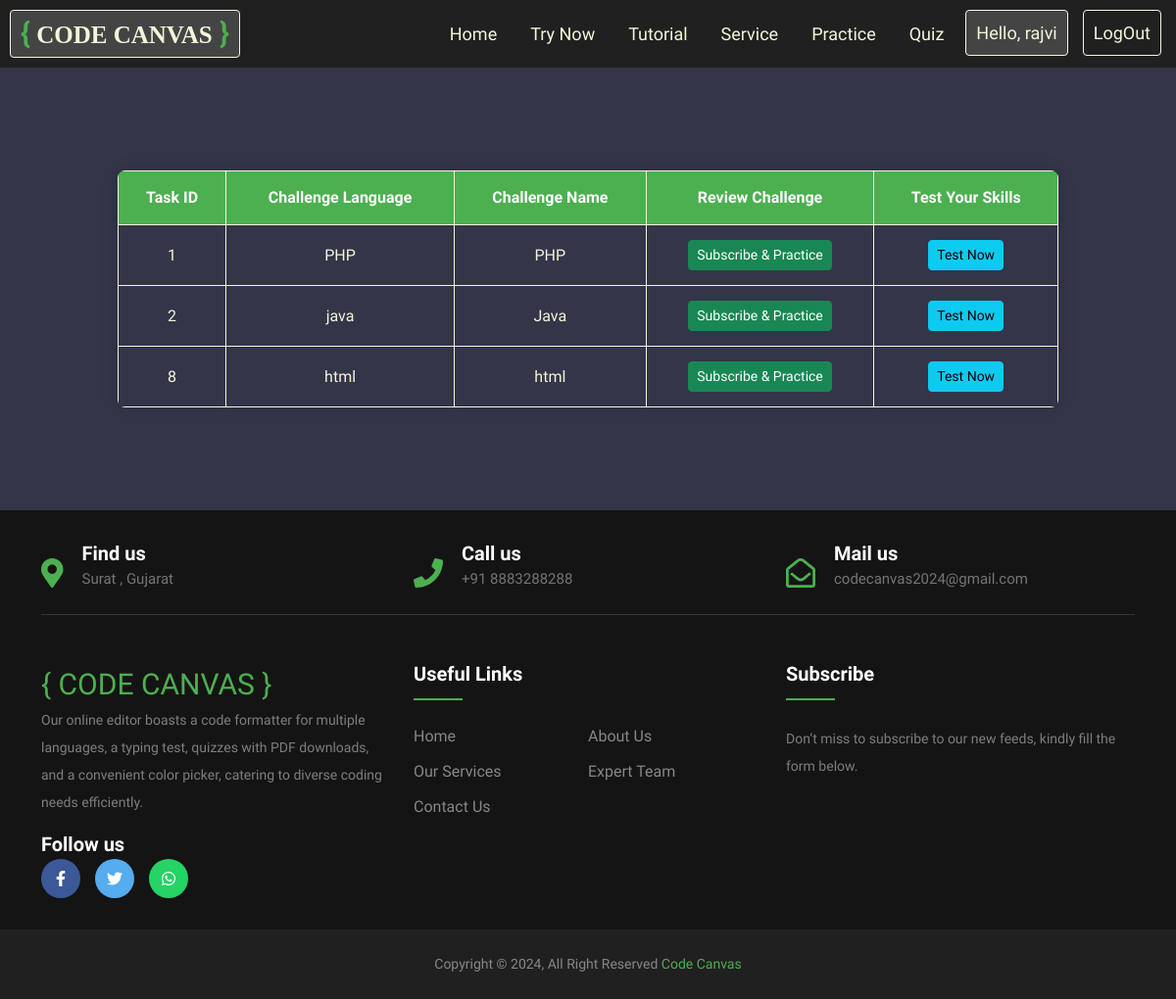
The page /prectice.php (signed in) on the database as committed earlier.
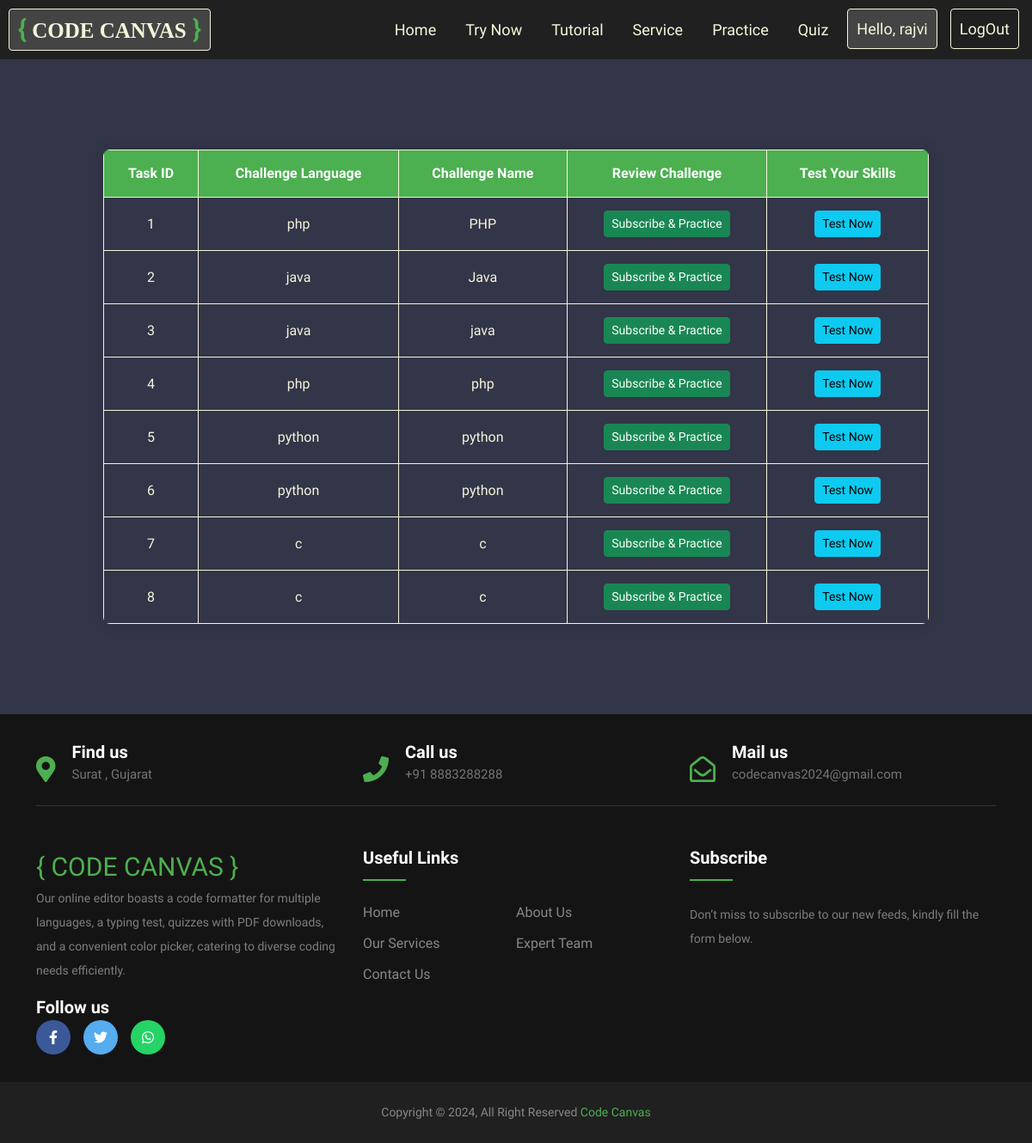
The same page on the database as committed later.
### tables this page shows
CREATE TABLE `practice` (
  `id` int(200) NOT NULL,
  `prc_lang` varchar(200) NOT NULL,
  `prc_pdf` varchar(200) NOT NULL,
  `prc_name` varchar(200) NOT NULL,
  `detail` varchar(500) NOT NULL,
  `is_active` int(11) NOT NULL DEFAULT 0,
  `created_date` date NOT NULL DEFAULT current_timestamp()
);

### prectice.php (the view, shortened to what this page needs)
<?php
    if(isset($_SESSION["Login"]) && is_array($_SESSION["Login"]) ) {
?>
<!DOCTYPE html>
<html lang="en">
<head>
    <link rel="stylesheet" href="https://cdnjs.cloudflare.com/ajax/libs/font-awesome/6.5.1/css/all.min.css" />
    <link rel="stylesheet" href="css/bootstrap.min.css">
    <link rel="stylesheet" href="css/bootstrap-icons.css">
    <link rel="stylesheet" href="css/owl.carousel.min.css">
    <link rel="stylesheet" href="css/owl.theme.default.min.css">
    <link href="css/templatemo-pod-talk.css" rel="stylesheet">
</head>
<body class="dark">
    <?php include 'header.php';?>
    <table>
    <thead>
        <tr>
            <th>Task ID</th>
            <th>Challenge Language</th>
            <th>Challenge Name</th>
            <th>Review Challenge</th>
            <th>Test Your Skills</th>
        </tr>
    </thead>
    <tbody>
        <?php
        $sql = "SELECT * FROM practice";
        $result = mysqli_query($con, $sql);
        if ($result) {
            while ($row = mysqli_fetch_assoc($result)) {
                echo "<tr>";
                echo "<td>{$row['id']}</td>";
                echo "<td>{$row['prc_lang']}</td>";
                echo "<td>{$row['prc_name']}</td>";
                echo "<td>";
                $sql_payment = "SELECT * FROM payment WHERE email = '{$_SESSION['Login']['email']}'";
                $result_payment = mysqli_query($con, $sql_payment);
                if ($result_payment && mysqli_num_rows($result_payment) > 0) {
                    echo "<a href=\"#\" onclick=\"openPDFInNewTab('prectice/{$row['prc_pdf']}')\" class='btn btn-success btn-sm'>Review</a>";
                } else {
                    echo '<button class="btn btn-success btn-sm pay-and-practice">Subscribe & Practice</button>';
                }
                echo "</td>";
                echo "<td><a href='editor.php' class='btn btn-info btn-sm'>Test Now</a></td>";
                echo "</tr>";
            }
        } else {
            echo "Error: " . mysqli_error($con);
        }
        ?>
    </tbody>
</table>
    <?php include 'footer.php';?>
</body>
</html>
<?php
    } else {
        header("location: login.php");
        exit;
    }
?>

Rows that differ between the two databases and show on the page:
changed practice "PHP": prc_lang "PHP" → "php"
added practice: id "3", prc_lang "java", prc_name "java"
added practice: id "4", prc_lang "php", prc_name "php"
added practice: id "5", prc_lang "python", prc_name "python"
added practice: id "6", prc_lang "python", prc_name "python"
added practice: id "7", prc_lang "c", prc_name "c"
changed practice id 8: prc_lang "html" → "c"; prc_name "html" → "c"
